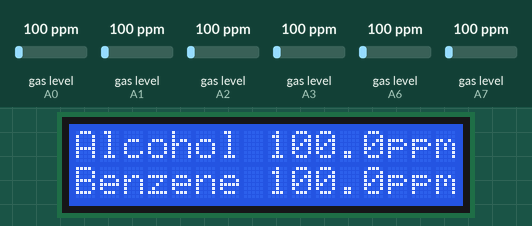
This sketch was run on a simulated Arduino Nano, built with avr-gcc and run on an emulated ATmega328P. Shown: 16×2 character LCD. Inputs (shaded band) come from the test bench; at power-on: gas level (sensors on A0, A1, A2, A3, A6, A7) 100 ppm. What the sketch prints to the serial monitor is not drawn.

Above: at 5.5 s.
At 8.6 s:
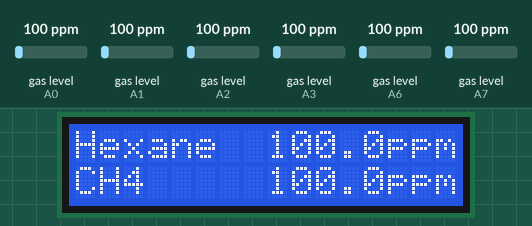
At 11.7 s:
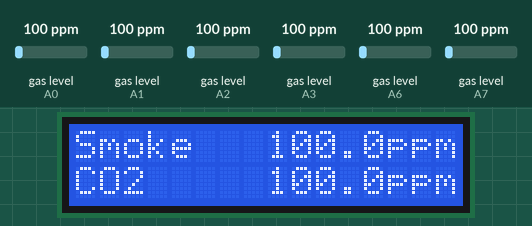
At 14.8 s:
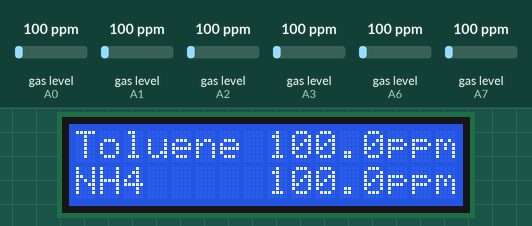
At 21.0 s:
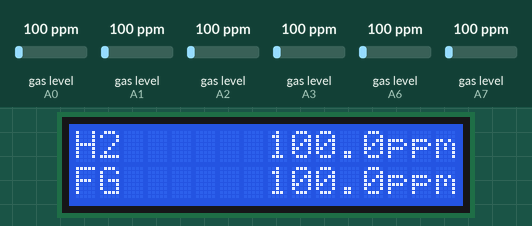
At 36.8 s:
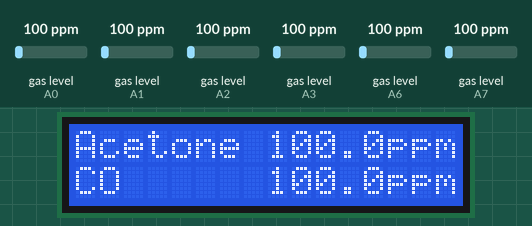

Measured:
- what the display in image 0 shows lasts 3.0 s, from 5.5 s to 8.5 s
- what the display in image 4 shows lasts 3.2 s, from 21.0 s to 24.2 s

The sketch:

mq_series_lcd.ino
```cpp
#include <Wire.h>
#include <LiquidCrystal_I2C.h>


#define LCD_I2C_ADDRESS 0x3f
#define LCD_DISP_COLS   16
#define LCD_DISP_ROWS   2

#include <MQUnifiedsensor.h>

#define         Board                   ("Arduino NANO")
#define         Pin3                     (A0)  //Analog input 0 of your arduino
#define         Pin4                     (A1)  //Analog input 1 of your arduino
#define         Pin135                   (A2)  //Analog input 2 of your arduino
#define         Pin7                     (A3)  //Analog input 3 of your arduino
#define         Pin8                     (A6)  //Analog input 6 of your arduino
#define         Pin9                     (A7)  //Analog input 7 of your arduino

LiquidCrystal_I2C lcd( LCD_I2C_ADDRESS, LCD_DISP_COLS, LCD_DISP_ROWS );


#define         RatioMQ3CleanAir          (60) //RS / R0 = 60 ppm
#define         RatioMQ4CleanAir          (4.4) //RS / R0 = 4.4 ppm
#define         RatioMQ135CleanAir        (3.6) //RS / R0 = 10 ppm
#define         RatioMQ7CleanAir          (27.5) //RS / R0 = 27.5 ppm
#define         RatioMQ8CleanAir          (70) //RS / R0 = 70 ppm
#define         RatioMQ9CleanAir          (9.6) //RS / R0 = 9.6 ppm
#define         ADC_Bit_Resolution        (10) // 10 bit ADC
#define         Voltage_Resolution        (5) // Volt resolution to calc the voltage
#define         Type                      ("Arduino NANO") //Board used
//Declare Sensor
MQUnifiedsensor MQ3(Board, Voltage_Resolution, ADC_Bit_Resolution, Pin3, Type);
MQUnifiedsensor MQ4(Board, Voltage_Resolution, ADC_Bit_Resolution, Pin4, Type);
MQUnifiedsensor MQ135(Board, Voltage_Resolution, ADC_Bit_Resolution, Pin135, Type);
MQUnifiedsensor MQ7(Board, Voltage_Resolution, ADC_Bit_Resolution, Pin7, Type);
MQUnifiedsensor MQ8(Board, Voltage_Resolution, ADC_Bit_Resolution, Pin8, Type);
MQUnifiedsensor MQ9(Board, Voltage_Resolution, ADC_Bit_Resolution, Pin9, Type);


void setup() {
  Serial.begin(9600);
  lcd.begin();

  lcd.backlight();

  lcd.setCursor (0,0);
  lcd.print("                ");
  lcd.setCursor (0,1);
  lcd.print("                ");
  lcd.setCursor (0,0);
  lcd.print("   Air");
  lcd.setCursor (0,1);
  lcd.print("    Analyzer");
  delay(1000);
  lcd.setCursor (12,1);
  lcd.print(".");
  delay(1000);
  lcd.setCursor (13,1);
  lcd.print(".");
  delay(1000);
  lcd.setCursor (14,1);
  lcd.print(".");
  delay(1000);
  lcd.setCursor (15,1);
  lcd.print(".");
  delay(1000);

  MQ3.init();
  MQ3.setRegressionMethod(1); //_PPM =  a*ratio^b
  MQ3.setR0(0.45);
  MQ4.init();
  MQ4.setRegressionMethod(1); //_PPM =  a*ratio^b
  MQ4.setR0(14.23);
  MQ135.init();
  MQ135.setRegressionMethod(1); //_PPM =  a*ratio^b
  MQ135.setR0(9.03);
  MQ7.init();
  MQ7.setRegressionMethod(1); //_PPM =  a*ratio^b
  MQ7.setR0(5.90);
  MQ8.init();
  MQ8.setRegressionMethod(1); //_PPM =  a*ratio^b
  MQ8.setR0(0.91);
  MQ9.init();
  MQ9.setRegressionMethod(1); //_PPM =  a*ratio^b
  MQ9.setR0(13.93);


//While calibrating Your sensor Uncomment this calibration portion and calibrate for R0.
  /*****************************  MQ CAlibration ********************************************
  Serial.print("Calibrating please wait.");
  float  MQ3calcR0 = 0,
         MQ4calcR0 = 0,
         MQ135calcR0 = 0,
         MQ7calcR0 = 0,
         MQ8calcR0 = 0,
         MQ9calcR0 = 0;
  for (int i = 1; i <= 10; i ++)
  {
    //Update the voltage lectures
    MQ3.update();
    MQ4.update();
    MQ135.update();
    MQ7.update();
    MQ8.update();
    MQ9.update();

    MQ3calcR0 += MQ3.calibrate(RatioMQ3CleanAir);
    MQ4calcR0 += MQ4.calibrate(RatioMQ4CleanAir);
    MQ135calcR0 += MQ135.calibrate(RatioMQ135CleanAir);
    MQ7calcR0 += MQ7.calibrate(RatioMQ7CleanAir);
    MQ8calcR0 += MQ8.calibrate(RatioMQ8CleanAir);
    MQ9calcR0 += MQ9.calibrate(RatioMQ9CleanAir);

    Serial.print(".");
  }
  MQ3.setR0(MQ3calcR0 / 10);
  MQ4.setR0(MQ4calcR0 / 10);
  MQ135.setR0(MQ135calcR0 / 10);
  MQ7.setR0(MQ7calcR0 / 10);
  MQ8.setR0(MQ8calcR0 / 10);
  MQ9.setR0(MQ9calcR0 / 10);
  Serial.println("  done!.");

  Serial.print("(MQ3 - MQ9):");
  Serial.print(MQ3calcR0 / 10); Serial.print(" | ");
  Serial.print(MQ4calcR0 / 10); Serial.print(" | ");
  Serial.print(MQ135calcR0 / 10); Serial.print(" | ");
  Serial.print(MQ7calcR0 / 10); Serial.print(" | ");
  Serial.print(MQ8calcR0 / 10); Serial.print(" | ");
  Serial.print(MQ9calcR0 / 10); Serial.println(" |");

  /*****************************  MQ CAlibration ********************************************/
}

void loop() {
  //Update the voltage lectures
  MQ3.update();
  MQ4.update();
  MQ135.update();
  MQ7.update();
  MQ8.update();
  MQ9.update();


  MQ3.setA(0.3934); MQ3.setB(-1.504); //Alcohol
float Alcohol = MQ3.readSensor();

  MQ3.setA(4.8387); MQ3.setB(-2.68); //Benzene
float Benzene = MQ3.readSensor();

  MQ3.setA(7585.3); MQ3.setB(-2.849); //Hexane
float Hexane = MQ3.readSensor();

  MQ4.setA(1012.7); MQ4.setB(-2.786); //CH4
float CH4 = MQ4.readSensor();

  MQ4.setA(30000000); MQ4.setB(-8.308); //smoke
float smoke = MQ4.readSensor();

  MQ135.setA(110.47); MQ135.setB(-2.862); //CO2
float CO2 = MQ135.readSensor();

  MQ135.setA(44.947); MQ135.setB(-3.445); // Toluene
float Toluene = MQ135.readSensor();

  MQ135.setA(102.2 ); MQ135.setB(-2.473); //NH4
float NH4 = MQ135.readSensor();

  MQ135.setA(34.668); MQ135.setB(-3.369); //Acetone
float Acetone = MQ135.readSensor();

  MQ7.setA(99.042); MQ7.setB(-1.518); //CO
float CO = MQ7.readSensor();

  MQ8.setA(976.97); MQ8.setB(-0.688); // H2
float H2 = MQ8.readSensor();

  MQ9.setA(1000.5); MQ9.setB(-2.186); //flamable gas
float FG = MQ9.readSensor();


  Serial.print("Alcohol:  "); Serial.println(Alcohol);
  Serial.print("Benzene:  "); Serial.println(Benzene);
  Serial.print("Hexane:   "); Serial.println(Hexane);
  Serial.print("Methane:  "); Serial.println(CH4);
  Serial.print("Smoke:    "); Serial.println(smoke);
  Serial.print("CO2:      "); Serial.println(CO2);
  Serial.print("Toluene:  "); Serial.println(Toluene);
  Serial.print("NH4:      "); Serial.println(NH4);
  Serial.print("Acetone:  "); Serial.println(Acetone);
  Serial.print("CO:       "); Serial.println(CO);
  Serial.print("H2:       "); Serial.println(H2);
  Serial.print("FG:       "); Serial.println(FG);
  Serial.println("--------------------------------------------------------");

lcd.clear();
delay(70);
lcd.setCursor (0,0);
lcd.print("Alcohol ");
lcd.print(Alcohol);
lcd.setCursor (13,0);
lcd.print("ppm");
lcd.setCursor (0,1);
lcd.print("Benzene ");
lcd.print(Benzene);
lcd.setCursor (13,1);
lcd.print("ppm");
delay(3000);

lcd.clear();
delay(70);
lcd.setCursor (0,0);
lcd.print("Hexane  ");
lcd.print(Hexane);
lcd.setCursor (13,0);
lcd.print("ppm");
lcd.setCursor (0,1);
lcd.print("CH4     ");
lcd.print(CH4);
lcd.setCursor (13,1);
lcd.print("ppm");
delay(3000);


lcd.clear();
delay(70);
lcd.setCursor (0,0);
lcd.print("Smoke   ");
lcd.print(smoke);
lcd.setCursor (13,0);
lcd.print("ppm");
lcd.setCursor (0,1);
lcd.print("CO2     ");
lcd.print(CO2);
lcd.setCursor (13,1);
lcd.print("ppm");
delay(3000);


lcd.clear();
delay(70);
lcd.setCursor (0,0);
lcd.print("Toluene ");
lcd.print(Toluene);
lcd.setCursor (13,0);
lcd.print("ppm");
lcd.setCursor (0,1);
lcd.print("NH4     ");
lcd.print(NH4);
lcd.setCursor (13,1);
lcd.print("ppm");
delay(3000);


lcd.clear();
delay(70);
lcd.setCursor (0,0);
lcd.print("Acetone ");
lcd.print(Acetone);
lcd.setCursor (13,0);
lcd.print("ppm");
lcd.setCursor (0,1);
lcd.print("CO      ");
lcd.print(CO);
lcd.setCursor (13,1);
lcd.print("ppm");
delay(3000);


lcd.clear();
delay(70);
lcd.setCursor (0,0);
lcd.print("H2      ");
lcd.print(H2);
lcd.setCursor (13,0);
lcd.print("ppm");
lcd.setCursor (0,1);
lcd.print("FG      ");
lcd.print(FG);
lcd.setCursor (13,1);
lcd.print("ppm");
delay(3000);

}
```
